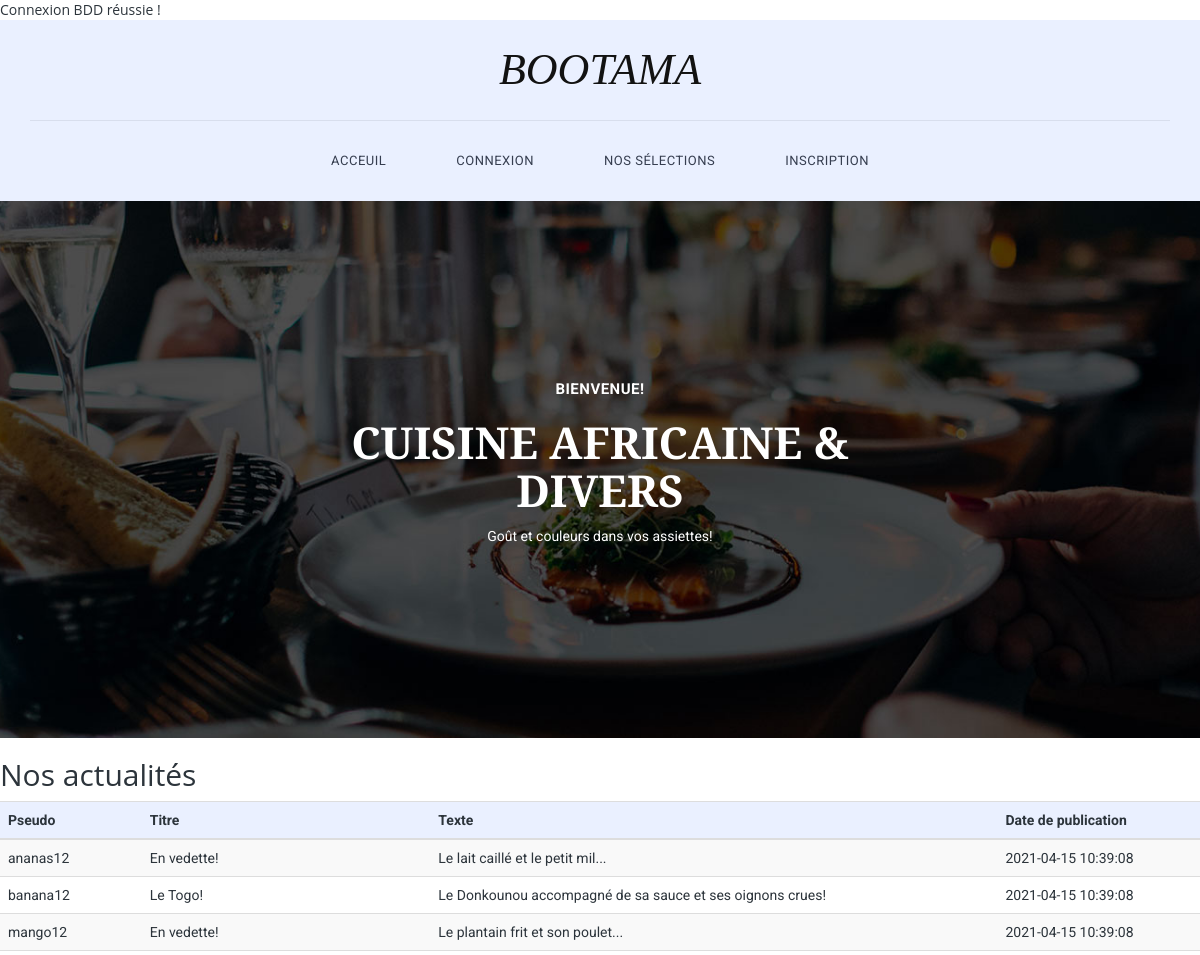
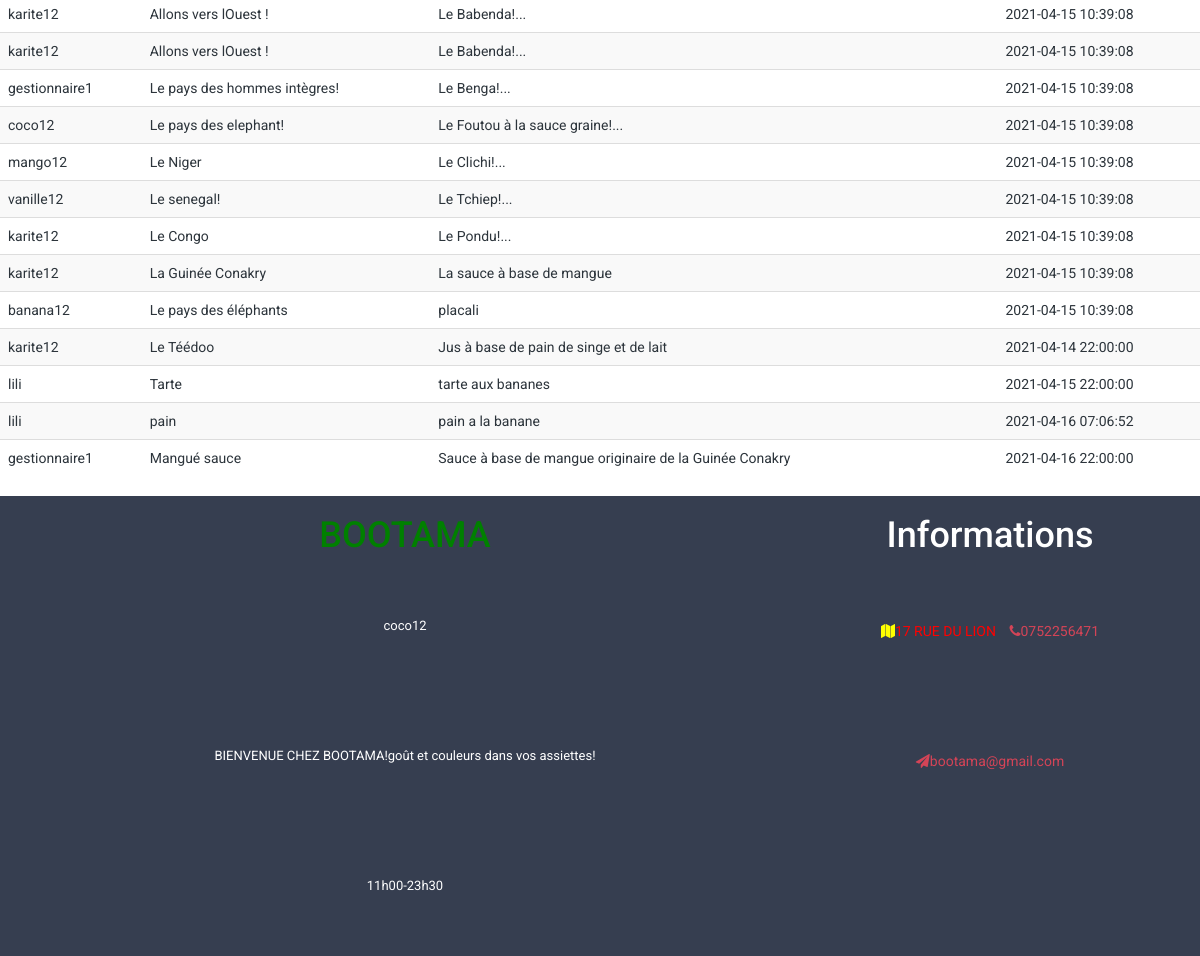
The app's page /v2/index.php with its own data (2 pictures, top to bottom).
### tables this page shows
CREATE TABLE `T_ACTUALITE_ACT` (
  `ACT_ID` int(50) NOT NULL,
  `CPT_PSEUDO` varchar(60) NOT NULL,
  `ACT_TITRE` varchar(50) NOT NULL,
  `ACT_Texte` varchar(256) NOT NULL,
  `ACT_DATE_PUBLICATION` timestamp NOT NULL DEFAULT current_timestamp() ON UPDATE current_timestamp(),
  `ACT_ETAT` char(1) NOT NULL
);

CREATE TABLE `T_PRESENTATION_PRES` (
  `PRES_ID` int(11) NOT NULL,
  `CPT_PSEUDO` varchar(60) NOT NULL,
  `PRES_NOM_STRUCTURE` varchar(70) NOT NULL,
  `PRES_ADESSE` varchar(200) NOT NULL,
  `PRES_telephone` char(12) NOT NULL,
  `PRES_mail` varchar(200) NOT NULL,
  `PRES_HORAIRE` varchar(64) NOT NULL,
  `PRES_TEXTE_BIENVENUE` varchar(200) NOT NULL
);

### v2/index.php (the view, shortened to what this page needs)
<!DOCTYPE html>
<html>
<?php
$mysqli = new mysqli('localhost','zkonateas','xgsvsn4u','zfl2-zkonateas');
?>
<head>
<link rel="stylesheet" href="css/bootstrap.min.css">
<link rel="stylesheet" href="css/bootstrap-theme.min.css">
<link rel="stylesheet" href="css/fontAwesome.css">
<link rel="stylesheet" href="css/hero-slider.css">
<link rel="stylesheet" href="css/owl-carousel.css">
<link rel="stylesheet" href="css/templatemo-style.css">
</head>
<body>
	<div class="header">
		<div class="container">
			<a href="#" class="navbar-brand scroll-top">BOOTAMA</a>
			<nav class="navbar navbar-inverse" role="navigation">
				<div id="main-nav" class="collapse navbar-collapse">
					<ul class="nav navbar-nav">
					   <li><a href="index.php">Acceuil</a></li>
                        <li><a href="session.php">Connexion</a></li>
                         <li><a href="sel.php">Nos Sélections</a></li>
                        <li><a href="inscription.php">inscription</a></li>
					</ul>
				</div>
			</nav>
		</div>
	</div>
	<section class="banner">
		<div class="container">
			<div class="row">
				<div class="col-md-6 col-md-offset-3">
					<h4>Bienvenue!</h4>
					<h2>CUISINE AFRICAINE & DIVERS</h2>
					<p>Goût et couleurs dans vos assiettes!</p>
				</div>
			</div>
		</div>
	</section>
	<h2>Nos actualités</h2>
<?php
 	$sql = "SELECT * FROM T_ACTUALITE_ACT WHERE ACT_ETAT = 'A';";
						$result = $mysqli->query($sql);
                             if ($result->num_rows > 0) {
                      ?>
                      <table class="table table-striped">
                        <tr align="center" style="background-color: #eaf0ff">
                          <th>Pseudo</th>
                          <th>Titre</th>
                          <th>Texte</th>
                          <th>Date de publication</th>
                        </tr>
                        <tbody>
                         <?php while($row = $result->fetch_assoc()) { ?>
                          <tr>
                            <td><?php echo $row['CPT_PSEUDO'];  ?></td>
                            <td><?php echo $row['ACT_TITRE'];  ?></td>
                            <td><?php echo $row['ACT_Texte'];  ?></td>
                            <td><?php echo $row['ACT_DATE_PUBLICATION'];  ?></td>
                          </tr>
                          <?php
                        }
                      }
                      ?>
                    </tbody>
                  </table>
   <footer>
        <div class="container">
            <div class="row">
            	<?php
    					$requet="SELECT * FROM T_PRESENTATION_PRES";
    					$result = $mysqli->query($requet);
    					$row = $result->fetch_assoc()
    					?>
                <div class="col-md-8">
                    <h1 style="color: green"><?php echo $row['PRES_NOM_STRUCTURE'];  ?></h1>
                    <p><?php echo $row['CPT_PSEUDO'];  ?></p>
    				<p><?php echo $row['PRES_TEXTE_BIENVENUE'];  ?></p>
    				<p><?php echo $row['PRES_HORAIRE'];  ?></p>
                </div>
                <div class="col-md-4">
                	 <h1 style="color: white">Informations</h1>
                   	 <ul>
    					<li><span style="color: yellow" class="icon fa fa-map"></span><span style="color: red" class="text"><?php echo $row['PRES_ADESSE'];  ?></span></li>
    					<li><a><span class="icon fa fa-phone"></span><span class="text"><?php echo $row['PRES_telephone'];  ?></span></a></li>
    					<li><a><span class="icon fa fa-paper-plane"></span><span class="text"><?php echo $row['PRES_mail'];  ?></span></a></li>
    				</ul>
                </div>
            </div>
        </div>
    </footer>
</body>
</html>

### v2/css/hero-slider.css (style rules this page uses)
*, *::after, *::before { -webkit-box-sizing: border-box; -moz-box-sizing: border-box; box-sizing: border-box; }
html { font-size: 62.5%; }
body { font-family: "Open Sans", sans-serif; color: #2c343b; background-color: #f2f2f2; }
a { color: #d44457; text-decoration: none; }

### v2/css/templatemo-style.css (style rules this page uses)
* { margin: 0; padding: 0; font-family: 'Roboto', arial, sans-serif; }
body { overflow-x: hidden; background-color: #fff; }
ul { list-style: none; margin: 0px; }
p { color: #9a9a9a; font-size: 13px; line-height: 24px; }
.header { width: 100%; padding: 0; z-index: 10000; transition: all 0.2s ease-in-out; background-color: #eaf0ff; text-align: center; }
.navbar-inverse .navbar-brand, .navbar-inverse .navbar-nav>li>a { text-shadow: none; }
.navbar-brand { font-family: 'Spectral', serif; font-size: 44px; color: #121212; font-style: italic; text-align: center; width: 100%; border-bottom: 1px solid #d8deed; position: relative; padding: 40px 0px; height: auto!important; }
#main-nav { padding: 15px 0px; float: right; position:relative; left:-50%; text-align: left; }
.nav { list-style:none; position:relative; left:50%; }
.navbar-nav li { margin: 0px 20px; }
.navbar-nav li a { font-family: 'Roboto', sans-serif; font-size: 13px; text-transform: uppercase; color: #363e50!important; letter-spacing: 0.5px; }
.navbar-inverse { background-image: none; background-color: transparent; }
.header .navbar { margin: 0; border: none; }
.banner { padding: 180px 0px; background-image: url(../img/banner-bg.jpg); background-repeat: no-repeat; background-size: cover; background-position: center center; text-align: center; }
.banner h4 { margin-top: 0px; font-family: 'Roboto', sans-serif; font-weight: 700; font-size: 15px; color: #fff; text-transform: uppercase; letter-spacing: 0.5px; }
.banner h2 { font-family: 'Spectral', serif; font-size: 44px; font-weight: 600; color: #fff; text-transform: uppercase; }
.banner p { color: #fff; font-size: 14px; }
footer { background-color: #363e50; line-height: 130px; text-align: center; }
footer p { line-height: 120px; color: #fff; margin-top: 5px; }
footer ul { list-style: none; padding: 0; margin: 0; }
footer ul li { display: inline-block; margin: 0px 5px; }

### records on screen
t_actualite_act: CPT_PSEUDO "ananas12", ACT_TITRE "En vedette!", ACT_Texte "Le lait caillé et le petit mil...", ACT_DATE_PUBLICATION "2021-04-15 10:39:08"
t_actualite_act: CPT_PSEUDO "banana12", ACT_TITRE "Le Togo!", ACT_Texte "Le Donkounou accompagné de sa sauce et ses oignons crues!", ACT_DATE_PUBLICATION "2021-04-15 10:39:08"
t_actualite_act: CPT_PSEUDO "mango12", ACT_TITRE "En vedette!", ACT_Texte "Le plantain frit et son poulet...", ACT_DATE_PUBLICATION "2021-04-15 10:39:08"
t_actualite_act: CPT_PSEUDO "karite12", ACT_TITRE "Allons vers lOuest !", ACT_Texte "Le Babenda!...", ACT_DATE_PUBLICATION "2021-04-15 10:39:08"
t_actualite_act: CPT_PSEUDO "karite12", ACT_TITRE "Allons vers lOuest !", ACT_Texte "Le Babenda!...", ACT_DATE_PUBLICATION "2021-04-15 10:39:08"
t_actualite_act: CPT_PSEUDO "gestionnaire1", ACT_TITRE "Le pays des hommes intègres!", ACT_Texte "Le Benga!...", ACT_DATE_PUBLICATION "2021-04-15 10:39:08"
t_actualite_act: CPT_PSEUDO "coco12", ACT_TITRE "Le pays des elephant!", ACT_Texte "Le Foutou à la sauce graine!...", ACT_DATE_PUBLICATION "2021-04-15 10:39:08"
t_actualite_act: CPT_PSEUDO "mango12", ACT_TITRE "Le Niger", ACT_Texte "Le Clichi!...", ACT_DATE_PUBLICATION "2021-04-15 10:39:08"
t_actualite_act: CPT_PSEUDO "vanille12", ACT_TITRE "Le senegal!", ACT_Texte "Le Tchiep!...", ACT_DATE_PUBLICATION "2021-04-15 10:39:08"
t_actualite_act: CPT_PSEUDO "karite12", ACT_TITRE "Le Congo", ACT_Texte "Le Pondu!...", ACT_DATE_PUBLICATION "2021-04-15 10:39:08"
t_actualite_act: CPT_PSEUDO "karite12", ACT_TITRE "La Guinée Conakry", ACT_Texte "La sauce à base de mangue", ACT_DATE_PUBLICATION "2021-04-15 10:39:08"
t_actualite_act: CPT_PSEUDO "banana12", ACT_TITRE "Le pays des éléphants", ACT_Texte "placali", ACT_DATE_PUBLICATION "2021-04-15 10:39:08"
t_actualite_act: CPT_PSEUDO "karite12", ACT_TITRE "Le Téédoo", ACT_Texte "Jus à base de pain de singe et de lait", ACT_DATE_PUBLICATION "2021-04-14 22:00:00"
t_actualite_act: CPT_PSEUDO "lili", ACT_TITRE "Tarte", ACT_Texte "tarte aux bananes", ACT_DATE_PUBLICATION "2021-04-15 22:00:00"
t_actualite_act: CPT_PSEUDO "lili", ACT_TITRE "pain", ACT_Texte "pain a la banane", ACT_DATE_PUBLICATION "2021-04-16 07:06:52"
t_actualite_act: CPT_PSEUDO "gestionnaire1", ACT_TITRE "Mangué sauce", ACT_Texte "Sauce à base de mangue originaire de la Guinée Conakry", ACT_DATE_PUBLICATION "2021-04-16 22:00:00"
t_presentation_pres: CPT_PSEUDO "coco12", PRES_TEXTE_BIENVENUE "BIENVENUE CHEZ BOOTAMA!goût et couleurs dans vos assiettes!", PRES_HORAIRE "11h00-23h30", PRES_ADESSE "17 RUE DU LION", PRES_telephone "0752256471", PRES_mail "bootama@gmail.com"
